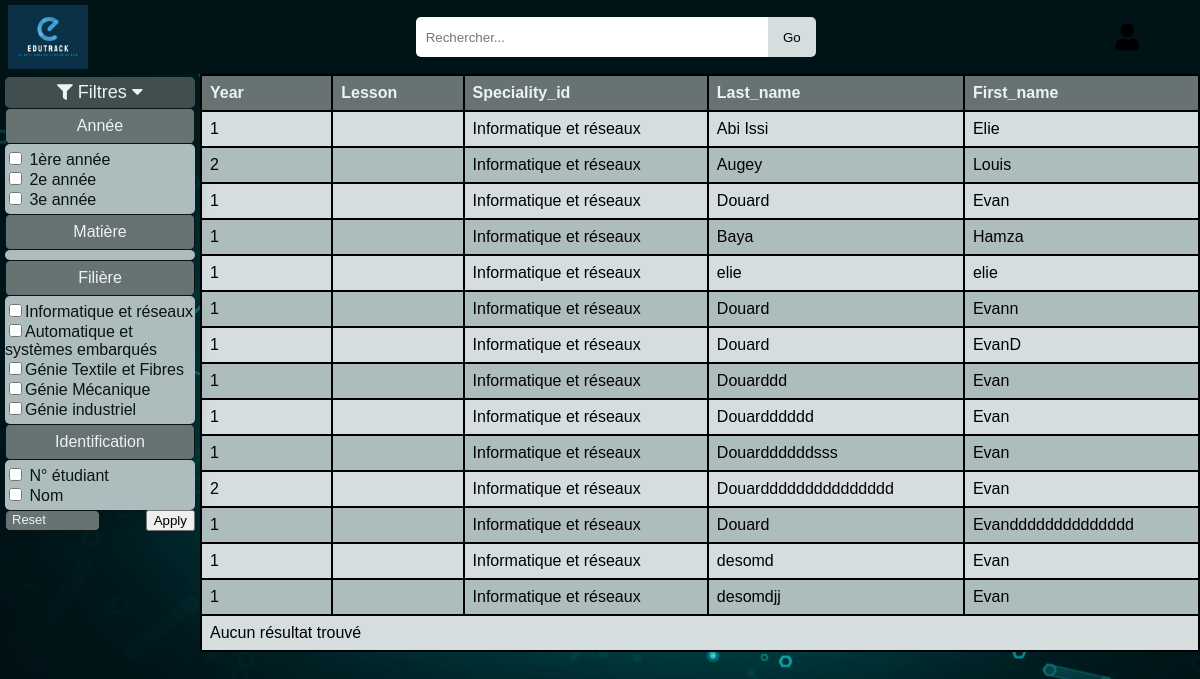
The app's page /user/main/, older data.
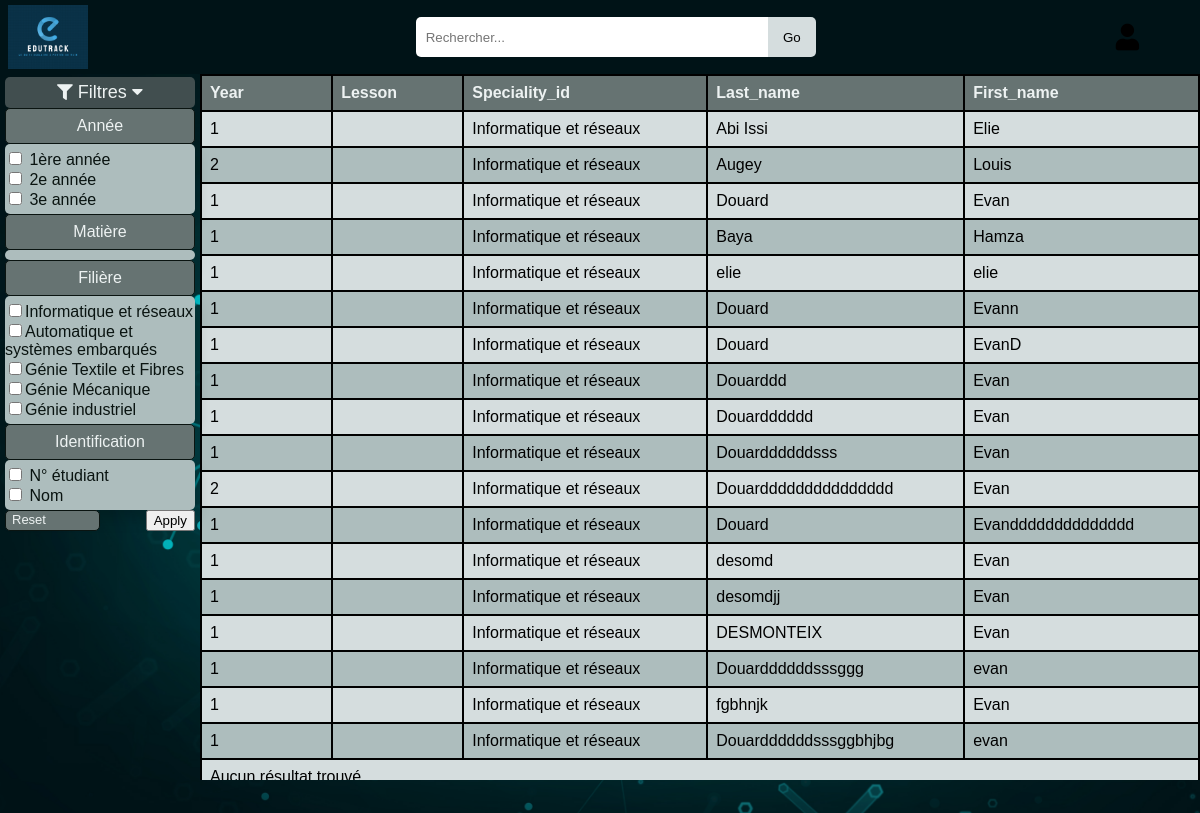
The same page, newer data.
### databaseprojet/models.py (models this page shows, shortened)
class Speciality(models.Model):
    SPECIALITY_CHOICES = [
        (1, 'Informatique et réseaux'),
        (2, 'Automatique et systèmes embarqués'),
        (3, 'Génie Textile et Fibres'),
        (4, 'Génie Mécanique'),
        (5, 'Génie industriel'),
    ]
    id = models.AutoField(primary_key=True)
    speciality_id = models.IntegerField(choices=SPECIALITY_CHOICES, unique=True)
    name = models.CharField(max_length=255)
    responsible_id = models.IntegerField()
    def __str__(self):
        return dict(self.SPECIALITY_CHOICES).get(self.speciality_id, 'Unknown')

class User(AbstractBaseUser, PermissionsMixin):
    id = models.AutoField(primary_key=True)
    first_name = models.CharField(max_length=255)
    last_name = models.CharField(max_length=255)
    roles = models.CharField(max_length=50, choices=[('Student', 'Student'), ('Teacher', 'Teacher'), ('Supervisor', 'Supervisor')])
    date_of_birth = models.DateField(blank=True, null=True)
    speciality_id = models.ForeignKey('Speciality', on_delete=models.CASCADE, blank = True, null = True)
    photo = models.ImageField(upload_to='photos/', blank=True, null=True)
    email = models.EmailField(unique=True)
    password = models.TextField(max_length=255)
    student_id = models.IntegerField(blank=True, null=True, unique=True)
    year = models.IntegerField(blank=True, null=True)
    is_active = models.BooleanField(default=True) # Statut de l'utilisateur
    is_staff = models.BooleanField(default=False) # Statut de l'utilisateur
    last_login = models.DateTimeField(blank=True, null=True)
    is_superuser = models.BooleanField(default=False)
    date_joined = models.DateTimeField(default=timezone.now)
    groups = models.ManyToManyField(Group, related_name='databaseprojet_user_set', blank=True)
    user_permissions = models.ManyToManyField(Permission, related_name='databaseprojet_user_permissions_set', blank=True)
    objects = UserManager() # Pour assigner le gestionnaire personnalisé 'UseManager' à ce modèle
    USERNAME_FIELD = 'email'
    REQUIRED_FIELDS = ['first_name', 'last_name', 'roles']

### user/views.py (the view)
# urls.py: path('main/', views.main, name='main'),
def main(request):
    roles = Roles.objects.all()
    specialities = Speciality.objects.all()
    if request.method == 'POST':
        form = FilterForm(request.POST, request.FILES)
        if form.is_valid():
            selected_years = request.POST.getlist('year')
            selected_lessons = request.POST.getlist('lesson')
            selected_specialities = request.POST.getlist('cursus')
            selected_identifications = request.POST.getlist('identification')
            print("SELECTED : ",selected_years,selected_lessons,selected_specialities,selected_identifications)
            users = User.objects.all()  # Start with all users
            if selected_years:
                users = users.filter(year__in=selected_years)
            if selected_lessons:
                users = users.filter(lesson__id__in=selected_lessons)
            if selected_specialities:
                users = users.filter(speciality_id__in=selected_specialities)
            if selected_years or selected_lessons or selected_specialities or selected_identifications:
                selected_filters = []
                if selected_identifications:
                    if "1" in selected_identifications:
                        selected_filters.append('student_id')
                    if "2" in selected_identifications:
                        selected_filters.append('last_name')
                        selected_filters.append('first_name')
                if selected_years:
                    selected_filters.append('year')
                if selected_specialities:
                    selected_filters.append('speciality_id')
                if selected_lessons:
                    selected_filters.append('lesson')
            else:
                selected_filters = ['year', 'lesson', 'speciality_id','last_name','first_name' ]
            form = FilterForm()
            contexte={
                'form': form,
                'specialities': specialities,
                'users': users,
                'selected_filters': selected_filters
            }
            print(contexte)
            return render(request, 'main.html', contexte)
    else:
        form = FilterForm()
    users = User.objects.all()
    selected_filters = ['year', 'lesson', 'speciality_id','last_name','first_name' ]
    return render(request, 'main.html', {
        'form': form,
        'specialities': specialities,
        'users': users,
        'selected_filters': selected_filters
    })

### user/forms.py (shortened to what this page needs)
class FilterForm(forms.Form):
    years = forms.MultipleChoiceField(
        choices=[
            ('1', '1ère année'),
            ('2', '2e année'),
            ('3', '3e année')
        ],
        required=False,
        widget=forms.CheckboxSelectMultiple
    )
    lessons = forms.ModelMultipleChoiceField(
        queryset=Roles.objects.all(),
        required=False,
        widget=forms.CheckboxSelectMultiple
    )
    specialities = forms.ModelMultipleChoiceField(
        queryset=Speciality.objects.all(),
        required=False,
        widget=forms.CheckboxSelectMultiple
    )
    student_id = forms.BooleanField(required=False)
    name = forms.BooleanField(required=False)

### user/templatetags/custom_filters.py (called while the page is built)
@register.filter
def get_attribute(obj, attr):
    return getattr(obj, attr, '')

### user/templates/main.html (shortened to what this page needs)
{% extends "user/base.html" %}
{% load static %}
{% block styles %}
<link rel="stylesheet" href="{% static 'user/mainstyle.css' %}" />
{% endblock %}
{% block header-content %}
<div id="search-menu">
    <input type="text" placeholder="Rechercher...">
    <button>Go</button>
</div>
{% endblock %}
{% block main-content %}
<section id="left-menu">
    <button id="menu-filter-button"><i class="fas fa-filter fa-sm"></i> Filtres <i id="title-filter-icon" class="fas fa-caret-down"></i></button>
    <form method="post" enctype="multipart/form-data" id="form_year">
    <div id="menu-filter" class="open">
        <div class="filter-components">
            <button class="title-filter">Année</button>
                <div class="menu-content" id="year-dropdown">
                    <div><label><input type="checkbox" name="year" value="1"> 1ère année</label></div>
                    <div><label><input type="checkbox" name="year" value="2"> 2e année</label></div>
                    <div><label><input type="checkbox" name="year" value="3"> 3e année</label></div>
                </div>
        </div>
        <div class="filter-components">
            <button class="title-filter">Matière</button>
                <div class="menu-content" id="lesson-dropdown">
                </div>
        </div>
        <div class="filter-components">
            <button class="title-filter">Filière</button>
                <div class="menu-content" id="cursus-dropdown">
                    {% for speciality in specialities %}
                    <div><label><input type="checkbox" name="cursus" value="{{ speciality.id }}">{{ speciality.name }}</label></div>
                    {% endfor %}
                </div>
        </div>
        <div class="filter-components">
            <button class="title-filter">Identification</button>
                <div class="menu-content" id="identification-dropdown">
                    <div><label><input type="checkbox" name="identification" value="1"> N° étudiant</label></div>
                    <div><label><input type="checkbox" name="identification" value="2"> Nom</label></div>
                </div>
        </div>
        <div id="button-container">
            <button id="reset-button">Reset</button>
            <button type="submit" id="apply-button">Apply</button>
        </div>
    </div>
    </form>
</section>
<div id="tableau-wrapper">
    {% load custom_filters %}
    <section id="tableau">
        <table>
            <thead>
                <tr>
                    {% for filter in selected_filters %}
                        <th>{{ filter|capfirst }}</th>
                    {% endfor %}
                </tr>
            </thead>
            <tbody>
                    <tr>{% for user in users %}
                        {% for filter in selected_filters %}
                            <td>{{ user|get_attribute:filter }}</td>
                        {% endfor %}
                    </tr>{% endfor %}
                    <tr>
                        <td colspan="{{ selected_filters|length }}">Aucun résultat trouvé</td>
                    </tr>
            </tbody>
        </table>
    </section>
</div>
{% endblock %}

Row changes from the older to the newer data that the page shows:
added User: selected_filters "1" "Informatique et réseaux" "DESMONTEIX" "Evan"
added User: selected_filters "1" "Informatique et réseaux" "Douarddddddsssggg" "evan"
added User: selected_filters "1" "Informatique et réseaux" "fgbhnjk" "Evan"
added User: selected_filters "1" "Informatique et réseaux" "Douarddddddsssggbhjbg" "evan"
